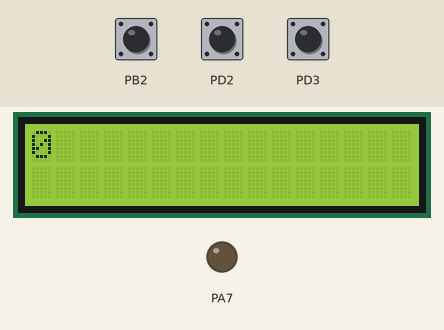
Simulated run of this program. Board: ATmega32, built with avr-gcc and emulated at 16 MHz. On the bench: 16×2 character LCD, output pins drawn as LEDs (lit = HIGH). Wiring (inferred from the names in the program): character LCD (HD44780): RS PA1; R/W PA0; E PA2; data PA3, PA4, PA5, PA6. Inputs (shaded band) come from the test bench; at power-on: PD2 HIGH, PB2 HIGH, PD3 HIGH. Pins used as bus, display or sensor lines are not drawn.

Above: at 1.2 s.
1.3 s: PD2 pulled LOW for 0.15 s
At 2.5 s:
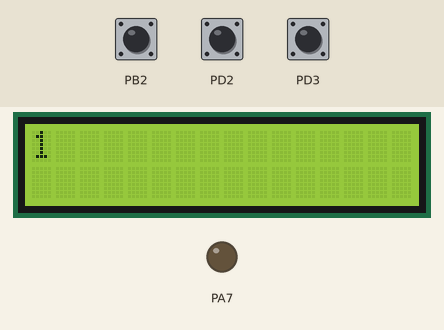
2.9 s: PD2 pulled LOW for 1 s
At 4.9 s:
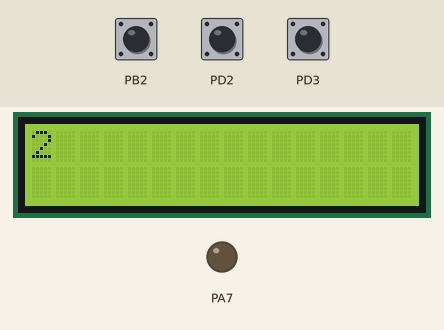
Timing chart, 0 to 6.4 s (numbered marks = the images above; inputs shaded):
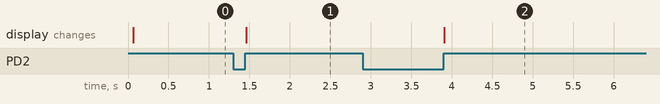

The program:

main.c
```c
/*
 * Interupt.c
 *
 * Created: 10/3/2025 9:32:08 AM
 * Author : Youssef
 */

#include "main.h"

volatile static u8 count = 0;

int main(void)
{
	DIO_voidSetPinDir(DIO_PORTD, DIO_PIN2, INPUT);
	DIO_voidSetPinVal(DIO_PORTD, DIO_PIN2, HIGH);
	DIO_voidSetPinDir(DIO_PORTD, DIO_PIN3, INPUT);
	DIO_voidSetPinVal(DIO_PORTD, DIO_PIN3, HIGH);
	DIO_voidSetPinDir(DIO_PORTB, DIO_PIN2, INPUT);
	DIO_voidSetPinVal(DIO_PORTB, DIO_PIN2, HIGH);

	/* Enable Global Interrupt */
	GI_voidEnable();

	/* Init External Interrupt for INT0 */
	EXTI_voidInit(RISING_EDGE, INT_0);

	/* Enable External Interrupt for INT0 */
	EXTI0_voidEnabel();

	EXTI_voidInit(RISING_EDGE, INT_1);

	EXTI1_voidEnabel();

	EXTI_voidInit(RISING_EDGE, INT_2);

	EXTI2_voidEnabel();


	DIO_voidSetPortDir(LCD_DPORT, 0xff);
	LCD_voidInit();

    while (1)
    {
			LCD_voidGoToxy(0, 0);
			LCD_voidSendNumber(count);
    }
}


void __vector_1(void)__attribute__((signal));
void __vector_1(void)
{
	count++;
}

void __vector_2(void)__attribute__((signal));
void __vector_2(void)
{
	count--;
}

void __vector_3(void)__attribute__((signal));
void __vector_3(void)
{
	count = 0;
}
```

main.h
```c
/*
 * main.h
 *
 * Created: 10/3/2025 10:06:38 AM
 *  Author: Youssef
 */


#ifndef MAIN_H_
#define MAIN_H_

#include "../LIB/BIT_MATH.h"
#include "../LIB/STD_TYPE.h"
#include "../MCAL/DIO/DIO_interface.h"
#include "../MCAL/GI/GI_interface.h"
#include "../MCAL/EXTI/EXTI_interface.h"
#include "../HAL/LED/LED_interface.h"
#include "../HAL/LCD/LCD_config.h"
#include "../HAL/LCD/LCD_interface.h"

#define F_CPU  16000000
#include <util/delay.h>


#endif /* MAIN_H_ */
```

LCD_config.h
```c
/*
 * LCD_config.h
 *
 *
 *
 */


#ifndef LCD_CONFIG_H_
#define LCD_CONFIG_H_


#if  LCD_MODE  == LCD_8BITMODE
// lcd data port
#define LCD_DPORT    DIO_PORTA

#elif LCD_MODE == LCD_4BITMODE
// LCD 4_ BIT MODE

#define  LCD_DPORT  DIO_PORTA

#define LCD_D4_PIN  DIO_PIN3
#define LCD_D5_PIN  DIO_PIN4
#define LCD_D6_PIN  DIO_PIN5
#define LCD_D7_PIN  DIO_PIN6

#endif

// LCD control pins
#define  LCD_CPORT    DIO_PORTA

#define LCD_RS_PIN    DIO_PIN1
#define LCD_RW_PIN    DIO_PIN0
#define LCD_EN_PIN    DIO_PIN2


#endif /* LCD_CONFIG_H_ */
```

LCD_interface.h
```c
/*
 * LCD_interface.h
 *
 *
 *
 */


#ifndef LCD_INTERFACE_H_
#define LCD_INTERFACE_H_

/*lcd mode */

#define LCD_4BITMODE        1
#define LCD_8BITMODE        0

#define LCD_MODE      LCD_4BITMODE


void LCD_voidSendData( u8 copy_u8data) ;

void LCD_voidSendCommand( u8 copy_u8command) ;

void LCD_voidInit(void) ;

void LCD_voidSendString(char *copy_u8str) ;


void LCD_voidSendNumber(u32 copy_32num) ;

void LCD_voidGoToxy(u8 copy_u8x, u8 copy_u8y);

void LCD_voidDrowData(u8 copy_u8pattern, u8* data, u8 copy_u8x, u8 copy_u8y);


#endif /* LCD_INTERFACE_H_ */
```

LCD_prog.c
```c
/*
 * LCD_prog.c
 *
 *

 */
#include "../../LIB/BIT_MATH.h"
#include "../../LIB/STD_TYPE.h"
#include "../../MCAL/DIO/DIO_interface.h"

#define  F_CPU 16000000UL
#include <util/delay.h>
#include "LCD_interface.h"
#include "LCD_config.h"


static void LCD_voidSHD(u8 copy_u8data){  //  1101  0011  // DATA>>4

	u8 loc_arr[4]={LCD_D4_PIN,LCD_D5_PIN,LCD_D6_PIN,LCD_D7_PIN} ;

	u8 loc_in=0 ;

	for (loc_in=0 ; loc_in< 4 ;loc_in++)
	{
		DIO_voidSetPinVal(LCD_DPORT,loc_arr[loc_in],GET_BIT(copy_u8data,loc_in)) ;


	}

}


static void LCD_voidSendEnablePulse(){
		DIO_voidSetPinVal(LCD_CPORT,LCD_EN_PIN,HIGH) ;
		_delay_ms(2) ;
		DIO_voidSetPinVal(LCD_CPORT,LCD_EN_PIN,LOW) ;

}

void LCD_voidSendData(u8 copy_u8data) {


	/*set rs pin to low ---> send DATA  */
	DIO_voidSetPinVal(LCD_CPORT,LCD_RS_PIN,HIGH) ;
	/* set RW PIN to low --->  write data  */
	DIO_voidSetPinVal(LCD_CPORT,LCD_RW_PIN,LOW) ;

	#if LCD_MODE == LCD_8BITMODE
	/*SEND data */

	DIO_voidSetPortVal(LCD_DPORT,copy_u8data) ;
      // enable pin
	  LCD_voidSendEnablePulse() ;
	#elif LCD_MODE ==LCD_4BITMODE
	LCD_voidSHD(copy_u8data>>4) ;
	  LCD_voidSendEnablePulse() ;
	  LCD_voidSHD(copy_u8data) ;
	  LCD_voidSendEnablePulse() ;
	  #endif

}

void LCD_voidSendCommand(u8 copy_u8command){

	/*CLR rs pin to low ---> send command  */
	DIO_voidSetPinVal(LCD_CPORT,LCD_RS_PIN,LOW) ;
	/* LCR RW PIN to low --->  write data  */
	DIO_voidSetPinVal(LCD_CPORT,LCD_RW_PIN,LOW) ;

	#if LCD_MODE == LCD_8BITMODE
	/*SEND data */

	DIO_voidSetPortVal(LCD_DPORT,copy_u8command) ;
	// enable pin
	LCD_voidSendEnablePulse() ;
	#elif LCD_MODE ==LCD_4BITMODE
	LCD_voidSHD(copy_u8command>>4) ;
	LCD_voidSendEnablePulse() ;
	LCD_voidSHD(copy_u8command) ;
	LCD_voidSendEnablePulse() ;
	#endif

}

void LCD_voidInit(void){

	_delay_ms(40) ;

	#if LCD_MODE == LCD_8BITMODE
	/*send command ( Function set ) */
	LCD_voidSendCommand(0x38) ;
	#elif LCD_MODE ==LCD_4BITMODE

	LCD_voidSHD(0b0010) ;
	LCD_voidSendEnablePulse() ;
	LCD_voidSHD(0b0010) ;
	LCD_voidSendEnablePulse() ;
    LCD_voidSHD(0b1000) ;
    LCD_voidSendEnablePulse() ;
	#endif
   /*send command  (display on /off control) */
	 LCD_voidSendCommand(0x0C) ;

   /*send command  (LCD CLR ) */
   LCD_voidSendCommand(0x01) ;

}


void LCD_voidSendString(char  *copy_u8str){

	 u8 i=0 ;

	 while(copy_u8str[i] != '\0'){

		 LCD_voidSendData(copy_u8str[i]) ;
		 i++ ;

	 }

}


void LCD_voidGoToxy(u8 copy_u8x , u8 copy_u8y){

	u8 Loc_u8DDRamAddress = copy_u8x + copy_u8y * 0x40;

	SET_BIT(Loc_u8DDRamAddress, 7);

	LCD_voidSendCommand(Loc_u8DDRamAddress);
}


void LCD_voidDrowData(u8 copy_u8pattern, u8* data, u8 copy_u8x, u8 copy_u8y)
{
	// for draw in CGRam
	u8 CGRamAddress = copy_u8pattern * 8;

	CLR_BIT(CGRamAddress, 7);
	SET_BIT(CGRamAddress, 6);

	LCD_voidSendCommand(CGRamAddress);

	for (u8 i = 0; i < 8; i++)
	{
		LCD_voidSendData(data[i]);
	}

	// for display --> DDRam
	LCD_voidGoToxy(copy_u8x, copy_u8y);
	LCD_voidSendData(copy_u8pattern);
}


void LCD_voidSendNumber(u32 copy_32num) {
	s8 i=0 ;

	u8 array[10] ;

	if (copy_32num ==0)
	{
		LCD_voidSendData('0') ;

		return ;
	}

	for (i=0 ; copy_32num !=0 ; i++)
	{
		array[i]=copy_32num % 10 +48 ;

		copy_32num /=10 ;

	}

	i-- ;  // 4
	while( i >=0){

		LCD_voidSendData(array[i]) ;
		i-- ;
	}
}
```

LED_interface.h
```c
/*
 * LED_interface.h
 *
 * Created: 9/8/2025 12:32:14 PM
 *  Author: progr
 */


#ifndef LED_INTERFACE_H_
#define LED_INTERFACE_H_

#include "../../LIB/BIT_MATH.h"
#include "../../LIB/STD_TYPE.h"
#include "../../MCAL/DIO/DIO_interface.h"

/*****************************************************************************
* Function Name: LED_voidLedOn
* Purpose      : Turn LED on
* Parameters   : u8 copy_u8_port, u8 copy_u8pin
* Return value : void
*****************************************************************************/
void LED_voidLedOn(u8 copy_u8_port, u8 copy_u8pin);

/*****************************************************************************
* Function Name: LED_voidLedOff
* Purpose      : Turn LED off
* Parameters   : u8 copy_u8_port, u8 copy_u8pin
* Return value : void
*****************************************************************************/
void LED_voidLedOff(u8 copy_u8_port, u8 copy_u8pin);

/*****************************************************************************
* Function Name: LED_voidLedToggle
* Purpose      : Toggle LED
* Parameters   : u8 copy_u8_port, u8 copy_u8pin
* Return value : void
*****************************************************************************/
void LED_voidLedToggle(u8 copy_u8_port, u8 copy_u8pin);


#endif /* LED_INTERFACE_H_ */
```

LED_prog.c
```c
/*
 * LED_prog.c
 *
 * Created: 9/8/2025 12:31:54 PM
 *  Author: progr
 */

#include "LED_interface.h"

void LED_voidLedOn(u8 copy_u8_port, u8 copy_u8pin)
{
	DIO_voidSetPinDir(copy_u8_port, copy_u8pin, OUTPUT);
	DIO_voidSetPinVal(copy_u8_port, copy_u8pin, HIGH);
}

void LED_voidLedOff(u8 copy_u8_port, u8 copy_u8pin)
{
	DIO_voidSetPinDir(copy_u8_port, copy_u8pin, OUTPUT);
	DIO_voidSetPinVal(copy_u8_port, copy_u8pin, LOW);
}

void LED_voidLedToggle(u8 copy_u8_port, u8 copy_u8pin)
{
	DIO_voidSetPinDir(copy_u8_port, copy_u8pin, OUTPUT);
	DIO_voidTogglePinVal(copy_u8_port, copy_u8pin);
}
```

BIT_MATH.h
```c
#ifndef _BIT_MATH_H_
#define _BIT_MATH_H_


#define SET_BIT(REG,BIT)        (REG|=1<<BIT)
#define CLR_BIT(REG,BIT)        (REG&=~(1<<BIT))
#define TOGGLE_BIT(REG,BIT)     (REG^=1<<BIT)
#define GET_BIT(REG,BIT)        ((REG>>BIT)&1)

#endif 
```

STD_TYPE.h
```c
#ifndef _STD_TYPE_H_
#define _STD_TYPE_H_

typedef unsigned char u8;
typedef unsigned short int u16;
typedef unsigned long int u32;
typedef unsigned long long int u64;

typedef signed char s8;
typedef signed short int s16;
typedef signed long int s32;
typedef signed long long int s64;

typedef float f32;
typedef double f64;

typedef enum{F, T}Bool;

#define null ((void *)0)

#define nul '\0'

#endif
```

DIO_Reg.h
```c
/*
 * DIO_reg.h
 *
 * Created: 9/6/2025 10:42:45 AM
 *  Author: fathi
 */


#ifndef DIO_REG_H_
#define DIO_REG_H_


/* Group A */

#define  PORTA_REG          *(( volatile u8*)0x3B)
#define  DDRA_REG           *(( volatile u8*)0x3A)
#define  PINA_REG           *(( volatile u8*)0x39)


/* Group B */

#define PORTB_REG           *(( volatile u8*)0x38)
#define  DDRB_REG           *(( volatile u8*)0x37)
#define  PINB_REG           *(( volatile u8*)0x36)


/* Group C */

#define PORTC_REG           *(( volatile u8*)0x35)
#define  DDRC_REG           *(( volatile u8*)0x34)
#define  PINC_REG           *(( volatile u8*)0x33)


/* Group D*/

#define PORTD_REG           *(( volatile u8*)0x32)
#define  DDRD_REG           *(( volatile u8*)0x31)
#define  PIND_REG           *(( volatile u8*)0x30)


#endif /* DIO_REG_H_ */
```

DIO_interface.h
```c
/*
 * DIO_interface.h
 *
 * Created: 9/6/2025 10:42:29 AM
 *  Author: fathi
 */


#ifndef DIO_INTERFACE_H_
#define DIO_INTERFACE_H_


/* pin dir */

#define  OUTPUT           1
#define  INPUT            0

/*PIN VAL */

#define  HIGH             1
#define  LOW              0


/* dio ports */

#define  DIO_PORTA        0
#define  DIO_PORTB        1
#define  DIO_PORTC        2
#define  DIO_PORTD        3


/*dio pins */


#define   DIO_PIN0         0
#define   DIO_PIN1         1
#define   DIO_PIN2         2
#define   DIO_PIN3         3
#define   DIO_PIN4         4
#define   DIO_PIN5         5
#define   DIO_PIN6         6
#define   DIO_PIN7         7


/*PINS */
/*****************************************************************************
* Function Name: DIO_voidSetPinDir
* Purpose      : set pin dir (OUTPUT , INPUT)
* Parameters   : u8 Copy_u8_port,u8 Copy_u8_pin,u8 Copy_u8_dir
* Return value : void
*****************************************************************************/

void DIO_voidSetPinDir( u8 copy_u8_port, u8 copy_u8pin , u8 copy_u8dir) ;
/*****************************************************************************
* Function Name: DIO_voidSetPinVal
* Purpose      : set pin value (HIGH , LOW)
* Parameters   : u8 copy_u8_port, u8 copy_u8pin ,u8 copy_u8val
* Return value : void
*****************************************************************************/

void DIO_voidSetPinVal( u8 copy_u8_port, u8 copy_u8pin ,u8 copy_u8val) ;

/*****************************************************************************
* Function Name: DIO_voidTogglePinVal
* Purpose      : toggle pin value (HIGH , LOW)
* Parameters   : u8 copy_u8_port, u8 copy_u8pin
* Return value : void
*****************************************************************************/

void DIO_voidTogglePinVal(u8 copy_u8_port, u8 copy_u8pin ) ;

/*****************************************************************************
* Function Name: DIO_u8ReadPinVal
* Purpose      : read  pin value (HIGH , LOW)
* Parameters   : u8 copy_u8_port, u8 copy_u8pin
* Return value : u8
*****************************************************************************/


u8 DIO_u8ReadPinVal(u8 copy_u8_port, u8 copy_u8pin) ;


/* ports */

/*****************************************************************************
* Function Name: DIO_voidSetPortDir
* Purpose      : Set Port (Output, Input)
* Parameters   : u8 copy_u8_port , u8 copy_u8dir
* Return value : void
*****************************************************************************/

void DIO_voidSetPortDir(u8 copy_u8_port , u8 copy_u8dir) ;


/*****************************************************************************
* Function Name: DIO_voidSetPortVal
* Purpose      : Set Port (HIGH, LOW)
* Parameters   : u8 copy_u8_port , u8 copy_u8val
* Return value : void
*****************************************************************************/

void DIO_voidSetPortVal(u8 copy_u8_port , u8 copy_u8val) ;


#endif /* DIO_INTERFACE_H_ */
```

DIO_prog.c
```c
/*
 * DIO_prog.c
 *
 * Created: 9/22/2025 8:53:25 PM
 *  Author: Youssef
 */

#include "../../LIB/BIT_MATH.h"
#include "../../LIB/STD_TYPE.h"
#include "DIO_reg.h"
#include "DIO_interface.h"


void DIO_voidSetPinDir( u8 copy_u8_port, u8 copy_u8pin , u8 copy_u8dir) {

	         if (copy_u8dir == OUTPUT)
	         {

				 switch(copy_u8_port){

					 case DIO_PORTA : SET_BIT(DDRA_REG,copy_u8pin) ;break ;
					 case DIO_PORTB : SET_BIT(DDRB_REG,copy_u8pin) ;break ;
					 case DIO_PORTC : SET_BIT(DDRC_REG,copy_u8pin) ;break ;
					 case DIO_PORTD : SET_BIT(DDRD_REG,copy_u8pin) ;break ;
				 }
	         }

		 else if (copy_u8dir==INPUT)
		 {
			 switch(copy_u8_port){

				 case DIO_PORTA : CLR_BIT(DDRA_REG,copy_u8pin) ;break ;
				 case DIO_PORTB : CLR_BIT(DDRB_REG,copy_u8pin) ;break ;
				 case DIO_PORTC : CLR_BIT(DDRC_REG,copy_u8pin) ;break ;
				 case DIO_PORTD : CLR_BIT(DDRD_REG,copy_u8pin) ;break ;
			 }

		 }
			 else {

				 // do nothing
			 }


}


void DIO_voidSetPinVal( u8 copy_u8_port, u8 copy_u8pin ,u8 copy_u8val) {


	if (copy_u8val == HIGH)
	{

		switch(copy_u8_port){

			case DIO_PORTA : SET_BIT(PORTA_REG,copy_u8pin) ;break ;
			case DIO_PORTB : SET_BIT(PORTB_REG,copy_u8pin) ;break ;
			case DIO_PORTC : SET_BIT(PORTC_REG,copy_u8pin) ;break ;
			case DIO_PORTD : SET_BIT(PORTD_REG,copy_u8pin) ;break ;
		}
	}

	else if (copy_u8val==LOW)
	{
		switch(copy_u8_port){

			case DIO_PORTA : CLR_BIT(PORTA_REG,copy_u8pin) ;break ;
			case DIO_PORTB : CLR_BIT(PORTB_REG,copy_u8pin) ;break ;
			case DIO_PORTC : CLR_BIT(PORTC_REG,copy_u8pin) ;break ;
			case DIO_PORTD : CLR_BIT(PORTD_REG,copy_u8pin) ;break ;
		}
	}
		else {

			// do nothing
		}

	}


void DIO_voidTogglePinVal(u8 copy_u8_port, u8 copy_u8pin ){


	switch(copy_u8_port){

		case DIO_PORTA : TOGGLE_BIT(PORTA_REG,copy_u8pin) ;break ;
		case DIO_PORTB : TOGGLE_BIT(PORTB_REG,copy_u8pin) ;break ;
		case DIO_PORTC : TOGGLE_BIT(PORTC_REG,copy_u8pin) ;break ;
		case DIO_PORTD : TOGGLE_BIT(PORTD_REG,copy_u8pin) ;break ;
	}

}


u8 DIO_u8ReadPinVal(u8 copy_u8_port, u8 copy_u8pin){

	u8 LOC_u8Val=0 ;

	  switch(copy_u8_port){

		  case DIO_PORTA :LOC_u8Val = GET_BIT(PINA_REG,copy_u8pin) ;break ;
		  case DIO_PORTB :LOC_u8Val = GET_BIT(PINB_REG,copy_u8pin) ;break ;
		  case DIO_PORTC :LOC_u8Val = GET_BIT(PINC_REG,copy_u8pin) ;break ;
		  case DIO_PORTD :LOC_u8Val = GET_BIT(PIND_REG,copy_u8pin) ;break ;
	  }

	return LOC_u8Val ;


}

void DIO_voidSetPortVal(u8 copy_u8_port , u8 copy_u8val)
{
	switch (copy_u8_port)
	{
		case DIO_PORTA: PORTA_REG = copy_u8val;
		break;
		case DIO_PORTB: PORTB_REG = copy_u8val;
		break;
		case DIO_PORTC: PORTC_REG = copy_u8val;
		break;
		case DIO_PORTD: PORTD_REG = copy_u8val;
		break;
	}
}

void DIO_voidSetPortDir(u8 copy_u8_port , u8 copy_u8dir){
	switch (copy_u8_port)
	{
		case DIO_PORTA: DDRA_REG = copy_u8dir; break;
		case DIO_PORTB: DDRB_REG = copy_u8dir; break;
		case DIO_PORTC: DDRC_REG = copy_u8dir; break;
		case DIO_PORTD: DDRD_REG = copy_u8dir; break;
	}

}
```

EXTI_interface.h
```c
/*
 * EXTI_interface.h
 *
 * Created: 9/27/2025 12:41:22 PM
 *  Author: Youssef
 */


#ifndef EXTI_INTERFACE_H_
#define EXTI_INTERFACE_H_


/* Interrupt pins */

#define INT_0   0
#define INT_1   1
#define INT_2   2

/* sense control */

#define    LOW_LEVEL              0
#define    ANY_LOGICAL_CHANGE     1
#define    FALLING_EDGE           2
#define    RISING_EDGE            3


void EXTI_voidInit(u8 copy_u8sense, u8 copy_u8exti_num);

void EXTI0_voidEnabel(void);
void EXTI0_voidDisable(void);

void EXTI1_voidEnabel(void);
void EXTI1_voidDisable(void);

void EXTI2_voidEnabel(void);
void EXTI2_voidDisable(void);
#endif /* EXTI_INTERFACE_H_ */
```

EXTI_prog.c
```c
/*
 * EXTI_prog.c
 *
 * Created: 9/27/2025 12:42:10 PM
 *  Author: Youssef
 */


#include "../../LIB/BIT_MATH.h"
#include "../../LIB/STD_TYPE.h"
#include "EXTI_interface.h"
#include "EXTI_reg.h"


void EXTI_voidInit(u8 copy_u8sense, u8 copy_u8exti_num)
{
	switch(copy_u8exti_num)
	{
		case INT_0:
			if (copy_u8sense == LOW_LEVEL)
			{
				CLR_BIT(MCUCR_REG, 0);
				CLR_BIT(MCUCR_REG, 1);
			}
			else if (copy_u8sense == ANY_LOGICAL_CHANGE)
			{
				SET_BIT(MCUCR_REG, 0);
				CLR_BIT(MCUCR_REG, 1);
			}
			else if (copy_u8sense == FALLING_EDGE)
			{
				CLR_BIT(MCUCR_REG, 0);
				SET_BIT(MCUCR_REG, 1);
			}
			else if (copy_u8sense == RISING_EDGE)
			{
				SET_BIT(MCUCR_REG, 0);
				SET_BIT(MCUCR_REG, 1);
			}

			break;

		case INT_1:
			if (copy_u8sense == LOW_LEVEL)
			{
				CLR_BIT(MCUCR_REG, 2);
				CLR_BIT(MCUCR_REG, 3);
			}
			else if (copy_u8sense == ANY_LOGICAL_CHANGE)
			{
				SET_BIT(MCUCR_REG, 2);
				CLR_BIT(MCUCR_REG, 3);
			}
			else if (copy_u8sense == FALLING_EDGE)
			{
				CLR_BIT(MCUCR_REG, 2);
				SET_BIT(MCUCR_REG, 3);
			}
			else if (copy_u8sense == RISING_EDGE)
			{
				SET_BIT(MCUCR_REG, 2);
				SET_BIT(MCUCR_REG, 3);
			}

			break;

		case INT_2:
			if (copy_u8sense == FALLING_EDGE)
			{
				CLR_BIT(MCUCSR_REG, 6);
			}
			else if (copy_u8sense == RISING_EDGE)
			{
				SET_BIT(MCUCSR_REG, 6);
			}

			break;
	}
}

void EXTI0_voidEnabel(void)
{
	SET_BIT(GICR_REG, 6);
}

void EXTI0_voidDisable(void)
{
	CLR_BIT(GICR_REG, 6);
}


void EXTI1_voidEnabel(void)
{
	SET_BIT(GICR_REG, 7);
}

void EXTI1_voidDisable(void)
{
	CLR_BIT(GICR_REG, 7);
}


void EXTI2_voidEnabel(void)
{
	SET_BIT(GICR_REG, 5);
}

void EXTI2_voidDisable(void)
{
	CLR_BIT(GICR_REG, 5);
}
```

EXTI_reg.h
```c
/*
 * EXTI_reg.h
 *
 * Created: 9/27/2025 12:41:54 PM
 *  Author: Youssef
 */


#ifndef EXTI_REG_H_
#define EXTI_REG_H_


#define   MCUCR_REG          *((volatile u8*) 0x55)

#define   MCUCSR_REG         *((volatile u8*) 0x54)

#define   GICR_REG           *((volatile u8*) 0x5B)

#define   GIFR_REG           *((volatile u8*) 0x5A)


#endif /* EXTI_REG_H_ */
```

GI_interface.h
```c
/*
 * GI_interface.h
 *
 * Created: 9/27/2025 11:38:20 AM
 *  Author: Youssef
 */


#ifndef GI_INTERFACE_H_
#define GI_INTERFACE_H_


void GI_voidEnable();

void GI_voidDisable();


#endif /* GI_INTERFACE_H_ */
```

GI_prog.c
```c
/*
 * GI_prog.c
 *
 * Created: 9/27/2025 11:39:12 AM
 *  Author: Youssef
 */

#include "../../LIB/BIT_MATH.h"
#include "../../LIB/STD_TYPE.h"
#include "GI_interface.h"
#include "GI_Reg.h"


void GI_voidEnable()
{
	SET_BIT(SREG, 7);
}


void GI_voidDisable()
{
	CLR_BIT(SREG, 7);
}
```

Source omitted: GI_reg.h (181 bytes)

Measured:
- after the input at 1.3 s, the display: changes after 0.16 s (image 1)
- after the input at 2.9 s, the display: changes after 1.0 s (image 2)
